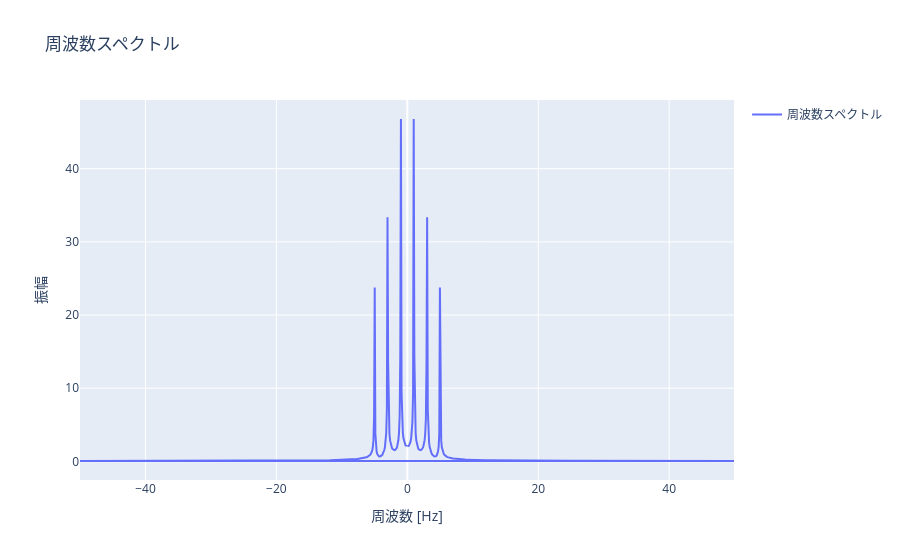

Notebook cell for this chart:
### Markdown cell above
## NumPyのFFT

NumPy: Discrete Fourier Transform<br>
https://numpy.org/doc/stable/reference/routines.fft.html

numpy.fft.fft<br>
https://numpy.org/doc/stable/reference/generated/numpy.fft.fft.html#numpy.fft.fft

numpy.fft.fftfreq<br>
https://numpy.org/doc/stable/reference/generated/numpy.fft.fftfreq.html#numpy.fft.fftfreq

### Code cell
import numpy as np

sp = np.fft.fft(sin_wave4)
freq = np.fft.fftfreq(len(time_series), d=dt)

import plotly.graph_objects as go
fig = go.Figure()
fig.add_trace(go.Scatter(x=freq, y=np.abs(sp), name='周波数スペクトル'))
fig.update_layout(showlegend=True, title='周波数スペクトル', xaxis_title='周波数 [Hz]', yaxis_title='振幅')
fig.show()

### Figure 1 — Plotly figure (JSON) as saved in the notebook; plotly's stock layout.template omitted (floating-point values rounded to 4 significant figures; data arrays with more than 128 entries replaced by an {"elided": "..."} marker saying what was removed)
{"data": [{"name": "周波数スペクトル", "type": "scatter", "x": {"elided": "1024 float values"}, "y": {"elided": "1024 float values"}}], "layout": {"showlegend": true, "title": {"text": "周波数スペクトル"}, "xaxis": {"title": {"text": "周波数 [Hz]"}}, "yaxis": {"title": {"text": "振幅"}}}}
